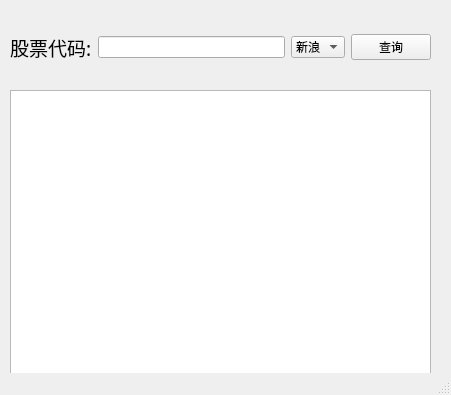
<?xml version="1.0" encoding="UTF-8"?>
<ui version="4.0">
 <class>MainWindow</class>
 <widget class="QMainWindow" name="MainWindow">
  <property name="geometry">
   <rect>
    <x>0</x>
    <y>0</y>
    <width>451</width>
    <height>395</height>
   </rect>
  </property>
  <property name="windowTitle">
   <string>股票实时信息查询</string>
  </property>
  <widget class="QWidget" name="centralwidget">
   <widget class="QWidget" name="horizontalLayoutWidget">
    <property name="geometry">
     <rect>
      <x>10</x>
      <y>10</y>
      <width>421</width>
      <height>75</height>
     </rect>
    </property>
    <layout class="QHBoxLayout" name="horizontalLayout">
     <item>
      <widget class="QLabel" name="label">
       <property name="font">
        <font>
         <family>Adobe Arabic</family>
         <pointsize>14</pointsize>
        </font>
       </property>
       <property name="text">
        <string>股票代码:</string>
       </property>
      </widget>
     </item>
     <item>
      <widget class="QLineEdit" name="StockCodeEdit"/>
     </item>
     <item>
      <widget class="QComboBox" name="comboBox">
       <item>
        <property name="text">
         <string>新浪</string>
        </property>
       </item>
       <item>
        <property name="text">
         <string>腾讯</string>
        </property>
       </item>
      </widget>
     </item>
     <item>
      <widget class="QPushButton" name="StockCodeButton">
       <property name="text">
        <string>查询</string>
       </property>
      </widget>
     </item>
    </layout>
   </widget>
   <widget class="QTableView" name="tableView">
    <property name="geometry">
     <rect>
      <x>10</x>
      <y>90</y>
      <width>421</width>
      <height>291</height>
     </rect>
    </property>
   </widget>
  </widget>
  <widget class="QStatusBar" name="statusbar"/>
 </widget>
 <resources/>
 <connections/>
</ui>
